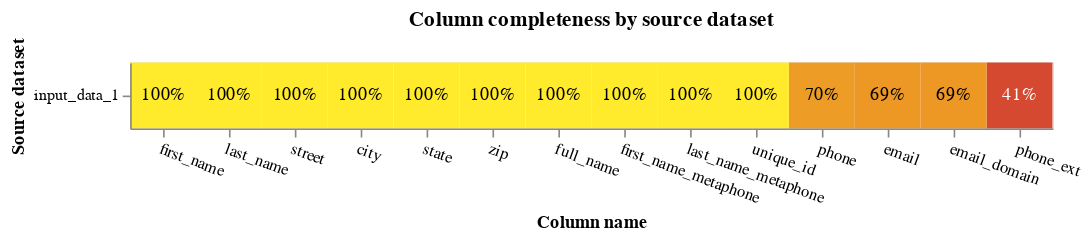

This figure's notebook cell:
### Code cell
# Analyze completeness of data
db_api = DuckDBAPI()
analyze_completeness(combined_df, db_api)

### Figure 1 — Vega-Lite specification as saved in the notebook (floating-point values rounded to 4 significant figures)
{"config": {"view": {"continuousWidth": 400, "continuousHeight": 300}}, "layer": [{"mark": "rect", "encoding": {"color": {"field": "completeness", "legend": null, "scale": {"scheme": "darkred", "zero": true}, "type": "quantitative"}, "tooltip": [{"field": "source_dataset", "title": "Source dataset", "type": "nominal"}, {"field": "total_rows_inc_nulls", "format": ",", "title": "# of records", "type": "quantitative"}, {"field": "column_name", "title": "Column name", "type": "nominal"}, {"field": "total_null_rows", "format": ",", "title": "# of nulls", "type": "quantitative"}, {"field": "completeness", "format": ".1%", "type": "quantitative"}], "x": {"axis": {"labelAngle": 20}, "field": "column_name", "sort": {"field": "mean_comp", "order": "descending"}, "title": "Column name", "type": "nominal"}, "y": {"field": "source_dataset", "title": "Source dataset", "type": "nominal"}}, "title": "Column completeness by source dataset", "transform": [{"joinaggregate": [{"op": "mean", "field": "completeness", "as": "mean_comp"}], "groupby": ["column_name"]}]}, {"mark": {"type": "text"}, "encoding": {"color": {"condition": {"test": "datum['completeness'] < 0.5", "value": "white"}, "value": "black"}, "text": {"field": "completeness", "format": ".0%", "type": "quantitative"}, "x": {"axis": {"labelAngle": 0}, "field": "column_name", "sort": {"field": "mean_comp", "order": "descending"}, "type": "nominal"}, "y": {"field": "source_dataset", "type": "nominal"}}, "transform": [{"joinaggregate": [{"op": "mean", "field": "completeness", "as": "mean_comp"}], "groupby": ["column_name"]}]}], "data": {"name": "data-a28c1c2c748c7dab12d21a1228cba07f"}, "height": {"step": 40}, "width": {"step": 40}, "$schema": "https://vega.github.io/schema/vega-lite/v5.9.3.json", "datasets": {"data-a28c1c2c748c7dab12d21a1228cba07f": [{"source_dataset": "input_data_1", "column_name": "first_name", "total_null_rows": 0, "total_rows_inc_nulls": 2500, "completeness": 1.0}, {"source_dataset": "input_data_1", "column_name": "last_name", "total_null_rows": 0, "total_rows_inc_nulls": 2500, "completeness": 1.0}, {"source_dataset": "input_data_1", "column_name": "street", "total_null_rows": 0, "total_rows_inc_nulls": 2500, "completeness": 1.0}, {"source_dataset": "input_data_1", "column_name": "city", "total_null_rows": 0, "total_rows_inc_nulls": 2500, "completeness": 1.0}, {"source_dataset": "input_data_1", "column_name": "state", "total_null_rows": 0, "total_rows_inc_nulls": 2500, "completeness": 1.0}, {"source_dataset": "input_data_1", "column_name": "zip", "total_null_rows": 0, "total_rows_inc_nulls": 2500, "completeness": 1.0}, {"source_dataset": "input_data_1", "column_name": "email", "total_null_rows": 785, "total_rows_inc_nulls": 2500, "completeness": 0.686}, {"source_dataset": "input_data_1", "column_name": "phone", "total_null_rows": 743, "total_rows_inc_nulls": 2500, "completeness": 0.7028}, {"source_dataset": "input_data_1", "column_name": "phone_ext", "total_null_rows": 1466, "total_rows_inc_nulls": 2500, "completeness": 0.4136}, {"source_dataset": "input_data_1", "column_name": "email_domain", "total_null_rows": 785, "total_rows_inc_nulls": 2500, "completeness": 0.686}, {"source_dataset": "input_data_1", "column_name": "full_name", "total_null_rows": 0, "total_rows_inc_nulls": 2500, "completeness": 1.0}, {"source_dataset": "input_data_1", "column_name": "first_name_metaphone", "total_null_rows": 0, "total_rows_inc_nulls": 2500, "completeness": 1.0}, {"source_dataset": "input_data_1", "column_name": "last_name_metaphone", "total_null_rows": 0, "total_rows_inc_nulls": 2500, "completeness": 1.0}, {"source_dataset": "input_data_1", "column_name": "unique_id", "total_null_rows": 0, "total_rows_inc_nulls": 2500, "completeness": 1.0}]}}
